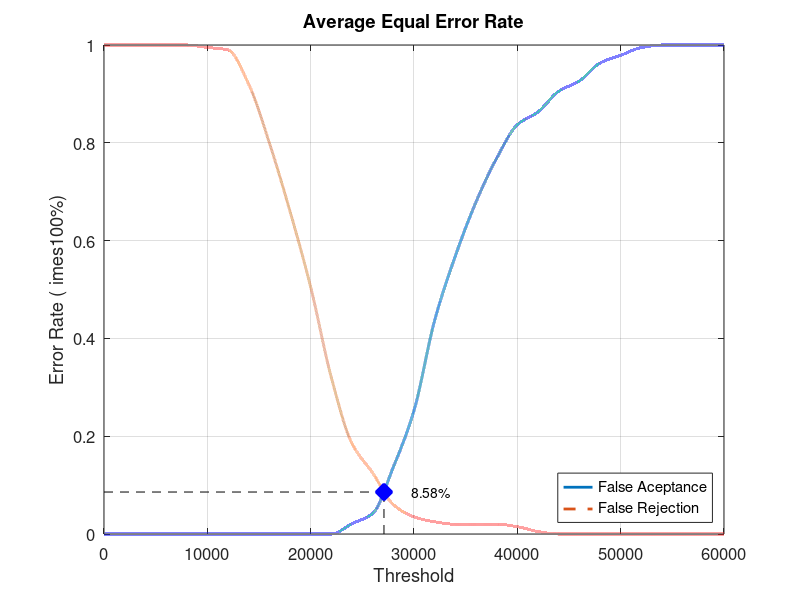
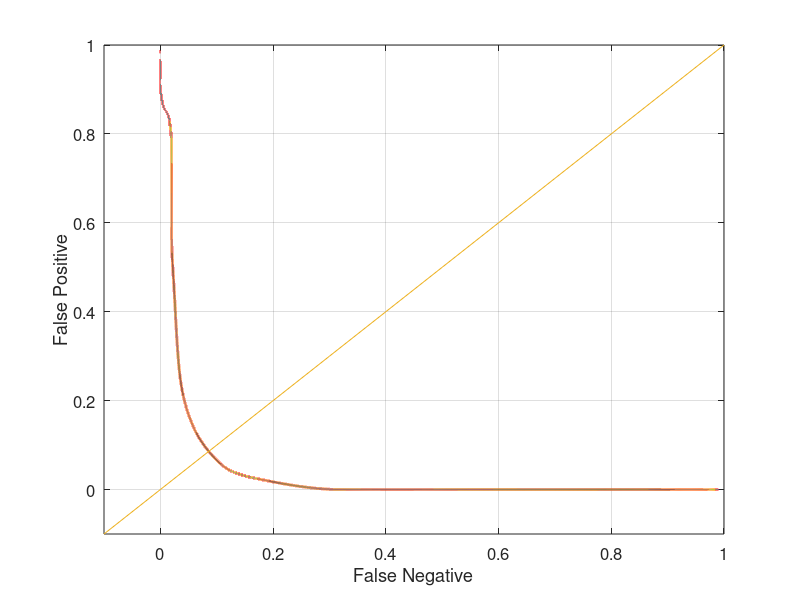

The MATLAB source for these figures, in order:
close all;
clear;
clc;
x = 0:2000:60000;
xq = 0:0.5:60000;

y0 = [0 0 0 0 0 0 0 0 0 0 0 0 0.0210526 0.0421053 0.136842 0.252632 0.436842 0.568421 0.678947 0.768421 0.836842 0.863158 0.905263 0.926316 0.963158 0.978947 0.994737 1 1 1 1]
yy0 = interp1(x, y0, xq, 'pchip');
y1 = [1 1 1 1 1 0.995 0.99 0.92 0.8 0.66 0.505 0.32 0.185 0.125 0.06 0.035 0.025 0.02 0.02 0.02 0.015 0.005 0 0 0 0 0 0 0 0 0]
yy1 = interp1(x, y1, xq, 'pchip');

% Calculating EER: 
y2 = abs(y0 - y1);
find(y2 == min(y2))
yy2 = abs(yy0 - yy1);
xEER = find(yy2 == min(yy2));
xEERIndex = xq(xEER) % X-axis EER
yEER = yy0(xEER) % Y-axis EER

main = figure
plot(xq, yy0,'-','LineWidth', 2);	hold on
plot(xq, yy1,'--','LineWidth', 2);	hold on
plot([xEERIndex xEERIndex], [0 yEER], 'k--');	hold on
plot([0 xEERIndex], [yEER yEER], 'k--');	hold on
plot(xEERIndex, yEER, 'bx', 'LineWidth', 10);	hold on
text(xEERIndex + 10 * xEERIndex / 100, yEER, [num2str(round((10000 * yEER)) / 100) '%'])
legend('False Aceptance', 'False Rejection', 'Location', 'SouthEast')
xlabel('Threshold')
ylabel('Error Rate (	imes100%)')
title('Average Equal Error Rate')
set(gca, 'FontSize', 12)
axis([0 60000 0 1])
grid on

print(main, 'Database3_1Main', '-dpng');
FNRxFPR = figure('Color', [1 1 1]);
plot(yy1, yy0, '-', yy1, yy0, 'LineWidth', 2);
hold on
y = -0.1:0.1:1
plot(y, y); 
set(gca, 'FontSize', 12)
xlabel('False Negative')
ylabel('False Positive')
axis([-0.1 1 -0.1 1])
set(gca, 'FontSize', 12)
grid on

print(FNRxFPR, 'Database3_1FNRxFPR','-dpng');
